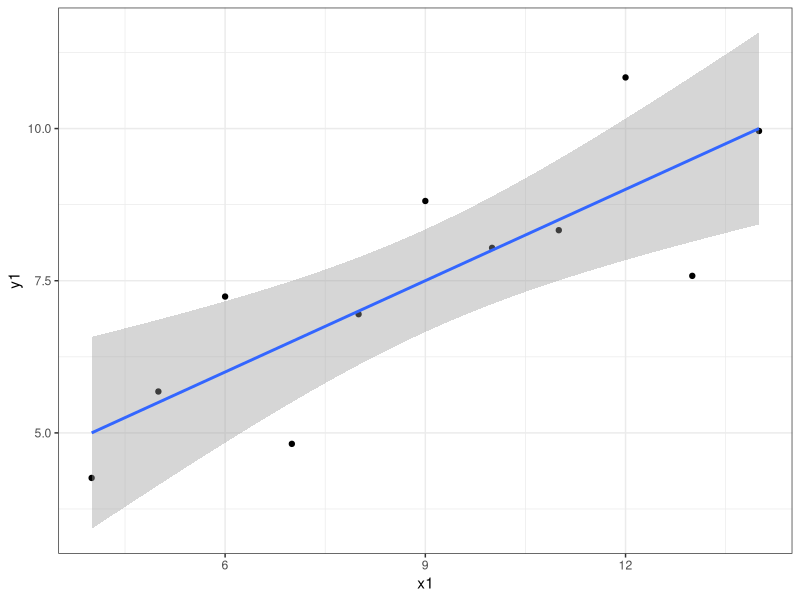
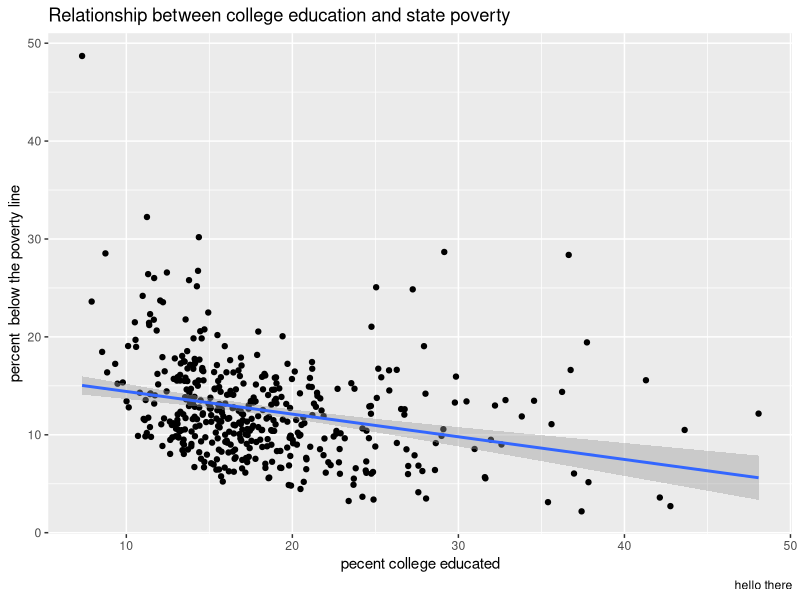
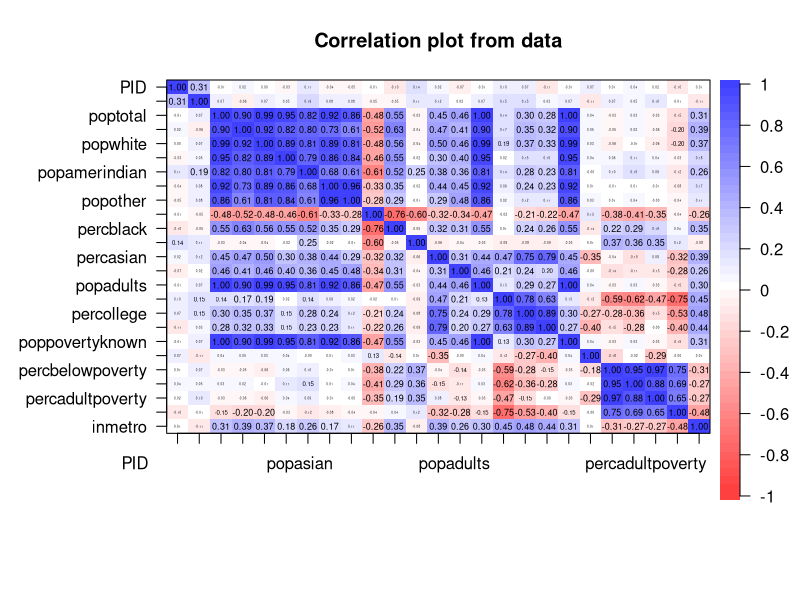
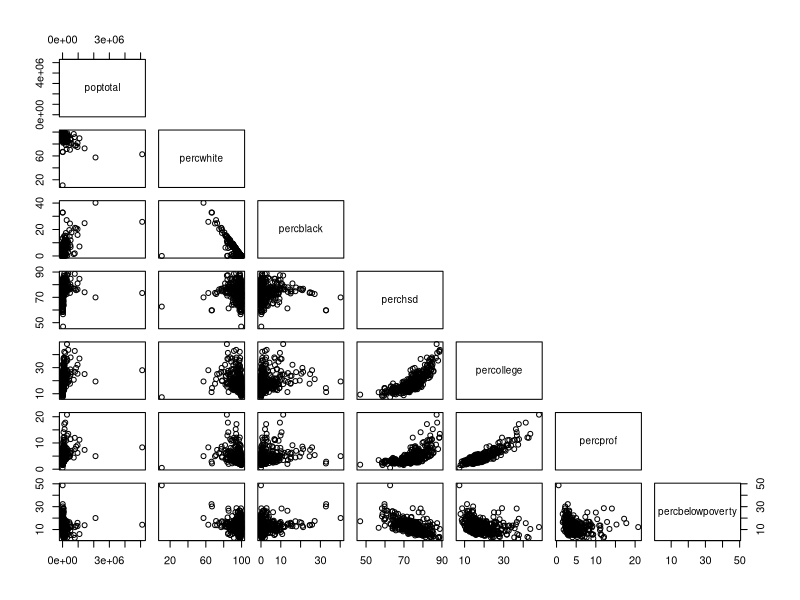
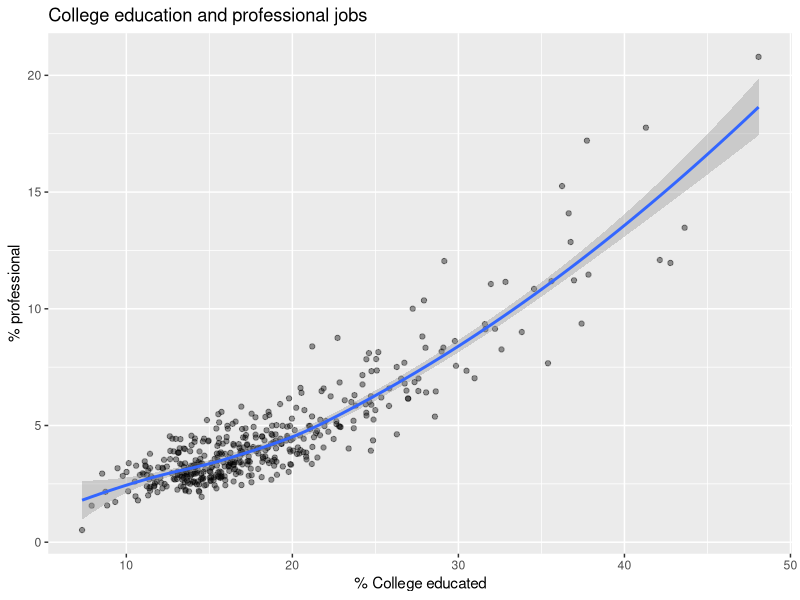
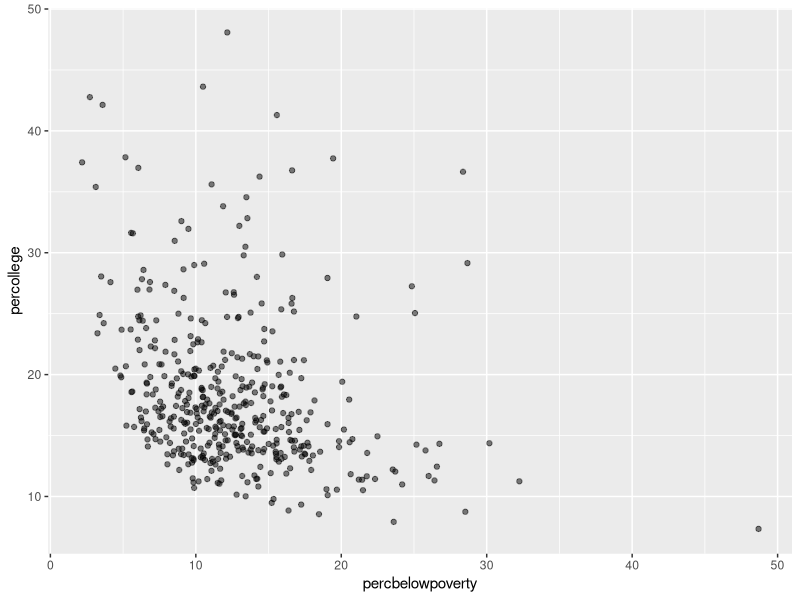
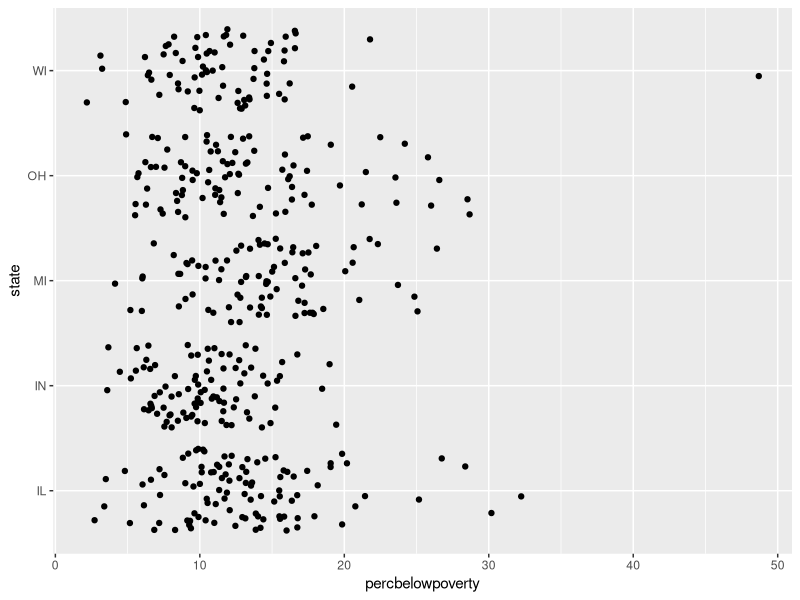
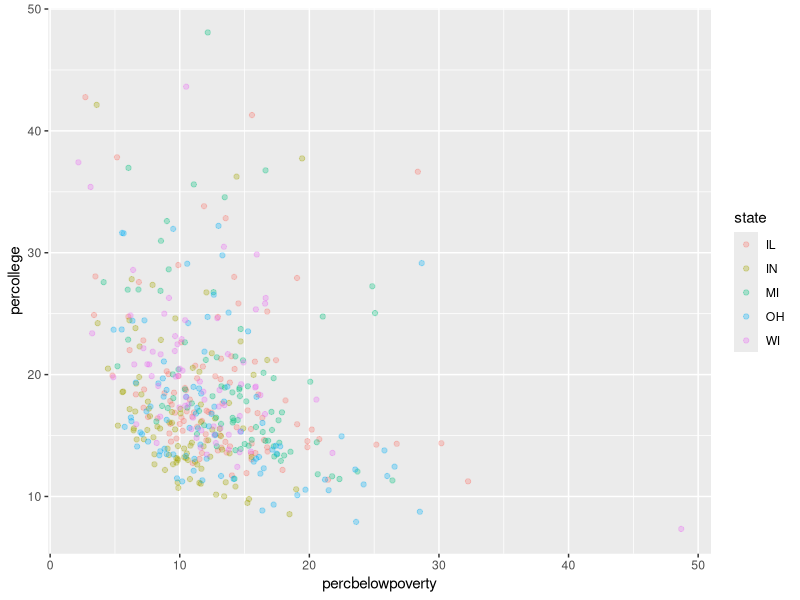

Source code (R) for these figures, in order:
##########################################
# Tutorial 4: Correlation and Regression #
##########################################

## Packages
library(ggplot2) # Load our packages here
library(tidyverse)
## Assign data
dat <- midwest # A built-in dataset
help("summary")
## Explore data
?midwest
# use your own code here to explore
glimpse(midwest)
summary(midwest)
unique(dat$state)
### ggplot

# The ggplot package is probably now the most popular way of plotting in R. 
# "gg" stands for "grammar of graphics", and the package uses a specific 
# syntax for plotting based upon the work of Leland Wilkinson. A good 
# introduction to ggplot is provided in the Wickham/Grolemund "R for Data 
# Science" book, which is available online: https://r4ds.had.co.nz/data-visualisation.html

# A simple ggplot:
ggplot(aes(x = x1, y = y1), # We use the aes() function to supply an x and y argument
       data = anscombe) + # We use the `+` operator to add an additional geom
  geom_point()+
  geom_smooth(method = "lm")+
  theme_bw()
  
help("ggplot2-package")
help(title)

# To "ggplot"# To use ggplot, rather than the plot() function, we call the ggplot() 
# function. We supply to it our x and y arguments *inside* the aes() 
# function, and our data using the argument `data =`. We then *add* the 
# type of plot we want as a *geom* using the + operator. Here, we want a 
# scatter plot, which is geom_point().

# Exercise: using the midwest dataset, create a scatterplot in which the 
# percent college educated is used to predict the percentage of people
# below the poverty line.

ggplot(aes(x = percollege, # add the independent variable
           y = percbelowpoverty ), # add the dependent variable
       data = dat) + # add the data source
  geom_point()+
  geom_smooth(method = "lm")+
  labs(title = "Relationship between college education and state poverty",
       x= "pecent college educated",
       y= "percent  below the poverty line",
       caption = "hello there")



# How would we add a title to this plot? Try looking in the help file and
# using google to find out.

## Correlations
# We have a lot of variables in our midwest dataset, so the pairs() 
# function may not be the best for simultaneously visualising them.
# We might use the `psych` package, and the cor.plot() function, to 
# visualise them instead.

install.packages("psych")
library(psych)

cor.plot(Filter(is.numeric, dat))

# Alternatively, we might take a subset of columns and use pairs() to
# visualise the correlations.

pairs(dat[c("poptotal", "percwhite", "percblack", "perchsd", 
            "percollege", "percprof", "percbelowpoverty")],
      upper.panel = NULL
      ) # What does this argument change?

# Exercise: from your visual exploration of the scatter plots of 
# correlation, pick two variables to run the cor() function on. 
# Visualise these separately using ggplot, and save the output to file.

ggplot(aes(x= percollege,
           y=percprof),
       data = dat) +
  geom_point(alpha = 0.4,#position = "jitter"
             )+
  geom_smooth(method = "loess")+
  labs(title = "College education and professional jobs",
       y="% professional",
       x= "% College educated")
       

# Code to save your plot (saves last plot)
ggsave("corr_plot.png",
       device = "png",
       dpi = 300)

## Advanced plotting skills
# When we have a lot of observations, it can sometimes be difficult to 
# visualise the distribution using a scatter plot. Equally, when data fall
# along discrete intervals, points get plotted on top of each other and it
# can be hard to gauge density. Finally, it is sometimes the case (as we 
# saw with the iris dataset) that continuous variables are better divided
# up according to categories. Each of these issues can be addressed using
# advanced plotting skills in ggplot.

# 1. Alpha
# We can use the alpha argument to change the shading of our points 
# according to their density.

ggplot(aes(percbelowpoverty, percollege), data = dat) +
  geom_point(alpha = 0.5) # set alpha manually to between 0 and 1

# 2. Jitter
# We can use the position = "jitter" argument to add random noise to the 
# plotting of points, which prevents them from being placed directly on 
# top of each other.

ggplot(aes(percbelowpoverty, state), data = dat) +
  geom_point(
   position = "jitter" #uncomment this line and run again
    )

# 3. Faceting
# We can use the facet_wrap() geom to create separate plots according
# to categorical variables.

ggplot(aes(percbelowpoverty, percollege, 
           colour = state), # Here, we group by colour on the same plot
       data = dat) +
  geom_point(alpha = 0.3)

ggplot(aes(percbelowpoverty, percollege), 
       data = dat) +
  geom_point(alpha = 0.2) +
  facet_wrap(~state) # Here, we facet

dev.off() # To prevent plotting errors below

## Regression
# Exercise: we were introduced to the lm() function in the tutorial guide.
# Use it below to run a model in which the percent college educated is 
# the independent variable, and percent below poverty is the outcome, or
# dependent variable.

coll_pov <- lm(, # add the correct code here 
               data = dat)
summary(coll_pov)

# In base R we can plot this model by adding an abline() call to a 
# scatter plot.
plot(percbelowpoverty ~ percollege, # An alternative way to call the axes
     data = dat,
     main = "College Education and Poverty")
abline(coll_pov, # our regression model
       col = "blue")

# How would we plot this using ggplot?
ggplot(aes(x = percollege, 
           y = percbelowpoverty), 
       data = coll_pov) +
  geom_point() +
  geom_smooth(method = "lm", formula = y ~ x)

## Regression models
# Remember, when you assign the output of lm() to an object, you get an 
# object of class...
class(coll_pov)

# This contains a lot of useful data
str(coll_pov)

# We can plot our residuals
plot(dat$percollege, 
     resid(coll_pov)) # a convenience function for extracting residuals
abline(h = 0, col = "red")

# With ggplot:
ggplot(aes(midwest$percollege, resid(coll_pov)), 
       data = NULL) +
  geom_point(alpha = 0.4) +
  geom_smooth()
